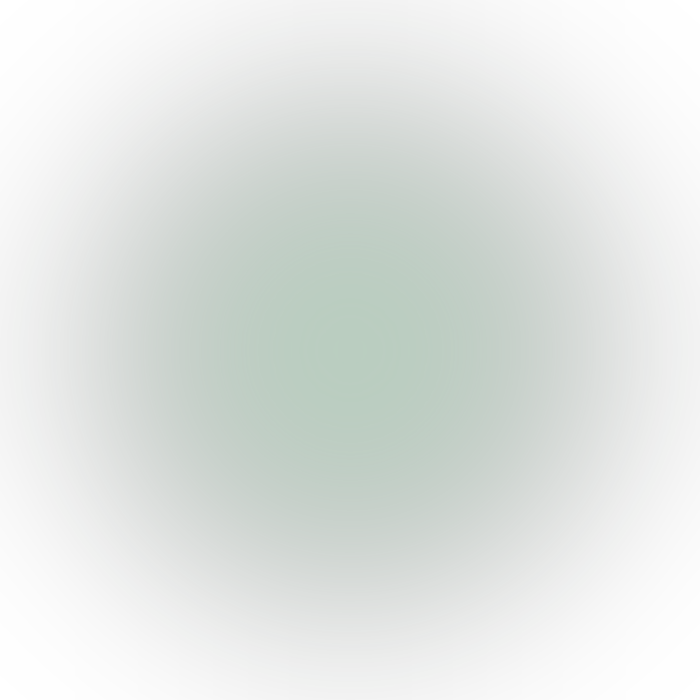
#> input picture pitch/assets/glow.png, 1400 x 1400 px (shown at 1/2 size)
$ python make_cover.py
#> lines starting #> are read from the running program, lines starting #| are printed output that depends on the picture
### pitch/deck_engine.py
"""Slide engine for the CareSphere pitch deck.

A slide is a list of primitives (rect / oval / line / text / image, all in inches).  Each deck is rendered twice
from the same description:
  * an editable PowerPoint via python-pptx, with the typefaces embedded (see embed_fonts.py), and
  * JPG previews via Pillow using the very same TTF files, so what you see here is what PowerPoint shows.

Design system (one family, one accent — everything matches the CareSphere app icon):
  type    Plus Jakarta Sans (ExtraBold display, Bold headlines, Regular body) + JetBrains Mono for code
  colour  icon navy gradient background, translucent white panels, the icon's mint-green as the only accent
"""
from __future__ import annotations

import math
import os
import re
from pathlib import Path

from lxml import etree
from PIL import Image, ImageDraw, ImageFilter, ImageFont
from pptx import Presentation
from pptx.dml.color import RGBColor
from pptx.enum.dml import MSO_LINE_DASH_STYLE
from pptx.enum.shapes import MSO_CONNECTOR, MSO_SHAPE
from pptx.enum.text import MSO_ANCHOR, MSO_AUTO_SIZE, PP_ALIGN
from pptx.oxml.ns import qn
from pptx.util import Emu, Inches, Pt

import embed_fonts

ROOT = Path(__file__).resolve().parent
ASSETS = ROOT / 'assets'
FONT_DIR = Path(os.environ.get('PITCH_FONT_DIR', ROOT / 'fonts'))

# weight → (TTF file, PowerPoint typeface name, PowerPoint bold flag)
FACES = {
    400: ('PlusJakartaSans-Regular.ttf', 'Plus Jakarta Sans', False),
    500: ('PlusJakartaSans-Medium.ttf', 'Plus Jakarta Sans Medium', False),
    700: ('PlusJakartaSans-Bold.ttf', 'Plus Jakarta Sans', True),
    800: ('PlusJakartaSans-ExtraBold.ttf', 'Plus Jakarta Sans ExtraBold', False),
    'mono': ('JetBrainsMono-Regular.ttf', 'JetBrains Mono', False),
}
EMBED = [
    {'typeface': 'Plus Jakarta Sans', 'regular': FONT_DIR / FACES[400][0], 'bold': FONT_DIR / FACES[700][0]},
    {'typeface': 'Plus Jakarta Sans Medium', 'regular': FONT_DIR / FACES[500][0]},
    {'typeface': 'Plus Jakarta Sans ExtraBold', 'regular': FONT_DIR / FACES[800][0]},
    {'typeface': 'JetBrains Mono', 'regular': FONT_DIR / FACES['mono'][0]},
]
ASCENT, DESCENT = 1.038, 0.222       # Plus Jakarta Sans hhea metrics (em), used to place baselines in previews
MONO_ASCENT, MONO_DESCENT = 1.02, 0.30

# ---------------------------------------------------------------- geometry
W, H = 13.333, 7.5          # 16:9 slide, inches
PX = 144                    # preview pixels per inch (1920 x 1080)
M = 0.8                     # outer margin
CW = W - 2 * M              # content width

# ---------------------------------------------------------------- palette (from the app icon: #0A1324 navy, #06E288 heart)
BG = '0B1733'               # gradient top
BG2 = '0F2659'              # gradient bottom
INK = '0A1324'              # icon navy — text on accent surfaces
WHITE = 'FFFFFF'
TEXT = 'D7E0F2'             # body
MUTED = '93A4C7'            # secondary
DIM = '5F7299'              # footers, sources
ACCENT = '06E288'           # the icon's heart — the only accent colour
LINE = 'FFFFFF'             # used with alpha for panel borders
PANEL_ALPHA = 0.06
PANEL_LINE_ALPHA = 0.10
# compatibility names for older slide code
PANEL = '15284F'
PANEL2 = '1A3160'
BORDER = '2B3F6B'
BORDER2 = '3A5287'
TEXT2 = TEXT
ACCENT_D = ACCENT
WARM = ACCENT
ROSE = MUTED
SKY = ACCENT
VIOLET = ACCENT
NAVY = INK

FOOTER_BRAND = 'CareSphere AI'

# slide transitions (PowerPoint 2010+ form with a plain ECMA-376 fallback; Keynote / Google Slides import both)
NS_MC = 'http://schemas.openxmlformats.org/markup-compatibility/2006'
NS_P14 = 'http://schemas.microsoft.com/office/powerpoint/2010/main'
TRANSITIONS = {
    'fade': dict(kind='fade', dur=600),
    'fade-black': dict(kind='fade', dur=900, thru_black=True),
    'push': dict(kind='push', dur=650, dir='l'),
    'wipe': dict(kind='wipe', dur=600, dir='r'),
    'none': None,
}


def rgb(hexstr):
    return tuple(int(hexstr[i:i + 2], 16) for i in (0, 2, 4))


# ------------------------------------------------------------------ text model
_font_cache: dict = {}


# [6 lines left out: function pil_font, not called in this run]


def _weight(st):
    return 700 if st.get('bold') and st.get('weight', 400) < 700 else st.get('weight', 400)


# [78 lines left out: functions parse_markup, norm_paras, run_width, layout_paras, not called in this run]


# --------------------------------------------------------------- slide model
class Slide:
    # [7 lines left out: function __init__, not called in this run]

    # primitives --------------------------------------------------------
    def rect(self, x, y, w, h, fill=None, line=None, lw=1.0, r=0.0, alpha=None, line_alpha=None, dash=False):
        self.items.append(('rect', dict(x=x, y=y, w=w, h=h, fill=fill, line=line, lw=lw, r=r, alpha=alpha,
                                        line_alpha=line_alpha, dash=dash)))

    def oval(self, x, y, w, h, fill=None, line=None, lw=1.0, alpha=None):
        self.items.append(('oval', dict(x=x, y=y, w=w, h=h, fill=fill, line=line, lw=lw, alpha=alpha)))

    def line(self, x1, y1, x2, y2, color=BORDER2, lw=1.0, arrow=False, dash=False, alpha=None):
        self.items.append(('line', dict(x1=x1, y1=y1, x2=x2, y2=y2, color=color, lw=lw, arrow=arrow, dash=dash, alpha=alpha)))

    # [44 lines left out: functions text, image, not called in this run]

    # composites --------------------------------------------------------
    def eyebrow(self, label, x=M, y=0.62, color=ACCENT):
        self.rect(x, y + 0.085, 0.28, 0.035, fill=color, r=0.0175)
        self.text(x + 0.4, y - 0.04, 6, 0.3, label.upper(), size=11.5, color=color, weight=700, tracking=1.6)

    # [7 lines left out: function header, not called in this run]

    def card(self, x, y, w, h, fill=WHITE, alpha=PANEL_ALPHA, line=LINE, line_alpha=PANEL_LINE_ALPHA, r=0.2, lw=0.75):
        self.rect(x, y, w, h, fill=fill, line=line, lw=lw, r=r, alpha=alpha, line_alpha=line_alpha)

    def bullets(self, x, y, w, h, items, size=19, color=TEXT, gap=8, strong=WHITE, lh=1.25):
        paras = [{'text': t, 'bullet': True, 'space_after': gap} for t in items]
        return self.text(x, y, w, h, paras, size=size, color=color, strong=strong, lh=lh)

    # [8 lines left out: function chip, not called in this run]

    def stat(self, x, y, w, number, label, size=88, color=WHITE, label_color=ACCENT, align='l'):
        self.text(x, y, w, size / 72 * 1.15, number, size=size, color=color, weight=800, align=align, anchor='t', lh=1.05, fit=False)
        self.text(x, y + size / 72 * 1.2, w, 0.9, label, size=20, color=label_color, weight=500, align=align, lh=1.25)


class Deck:
    # [87 lines left out: functions __init__, img_size, slide, _transition_for, write_pptx, _add_transition, not called in this run]

    @staticmethod
    def _no_shadow(shape):
        shape.shadow.inherit = False

    # [32 lines left out: functions _set_alpha, _pptx_shape, not called in this run]

    def _pptx_rect(self, sl, it):
        kind = MSO_SHAPE.ROUNDED_RECTANGLE if it['r'] else MSO_SHAPE.RECTANGLE
        self._pptx_shape(sl, kind, it)

    def _pptx_oval(self, sl, it):
        self._pptx_shape(sl, MSO_SHAPE.OVAL, it)

    # [135 lines left out: functions _pptx_line, _pptx_image, _pptx_text, _chrome_items, _footer_items, _background and 1 more, not called in this run]

    @staticmethod
    def _px(v):
        return int(round(v * PX))

    # [139 lines left out: functions _pil_rect, _pil_oval, _pil_line, _pil_image, _pil_text, not called in this run]

### pitch/make_cover.py
#!/usr/bin/env python3
"""Cover photo for the Congressional App Challenge portal ("Please include a cover photo from your app").

Portal spec: 3:4, ideally 600 x 800 px, JPEG, clear at small sizes — it is displayed in the Capitol for a year if the
app wins.  Rendered at 2x (1200 x 1600) from the same real assets as the deck (app icon, framed screenshot of the
running web app, vector shapes) and downsampled; no AI imagery.

Usage:  python3 make_cover.py   → cover/CareSphere_cover_600x800.jpg (+ a 1200x1600 version)
"""
from pathlib import Path

from PIL import Image, ImageDraw, ImageFont

from deck_engine import ACCENT, ASSETS, BG, BG2, FACES, FONT_DIR, MUTED, TEXT, WHITE, rgb

ROOT = Path(__file__).resolve().parent
OUT = ROOT / 'cover'
W, H = 1200, 1600          # 2x render of the 600 x 800 target


def font(px, weight=400):
    return ImageFont.truetype(str(FONT_DIR / FACES[weight][0]), px)


def gradient(w, h):
#> called with w = 1200, h = 1600
    c0, c1 = rgb(BG), rgb(BG2)
    g = Image.new('RGB', (1, h))
    for y in range(h):
        t = y / (h - 1)
        g.putpixel((0, y), tuple(int(c0[i] + (c1[i] - c0[i]) * t) for i in range(3)))
    return g.resize((w, h)).convert('RGBA')


def centered(d, y, text, f, fill):
    w = d.textlength(text, font=f)
    d.text(((W - w) / 2, y), text, font=f, fill=fill)


def main():
    OUT.mkdir(exist_ok=True)
    im = gradient(W, H)
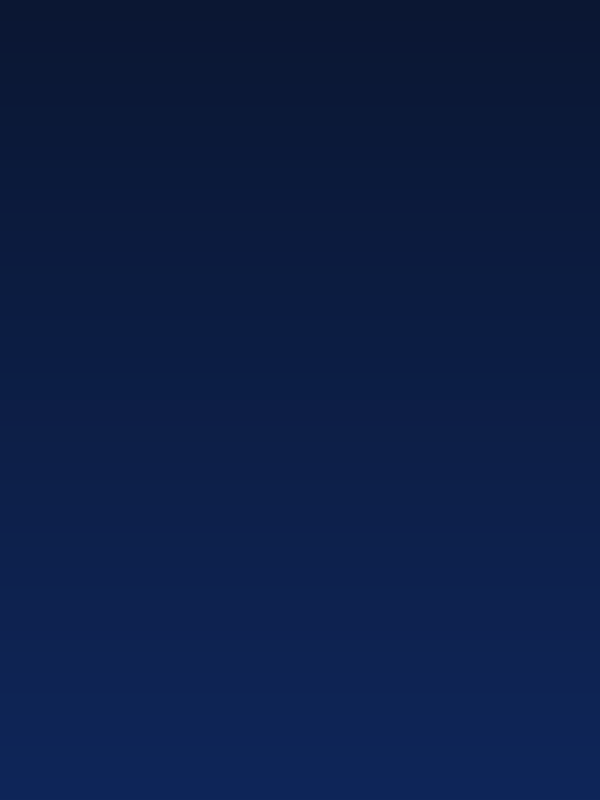
#> im: PIL image 1200x1600 RGBA (shown at 1/2 size); mean R, G, B, A 12.5, 30, 69.5, 255

    glow = Image.open(ASSETS / 'glow.png').convert('RGBA').resize((1500, 1500), Image.LANCZOS)
    im.alpha_composite(glow, (W // 2 - 750, -820))
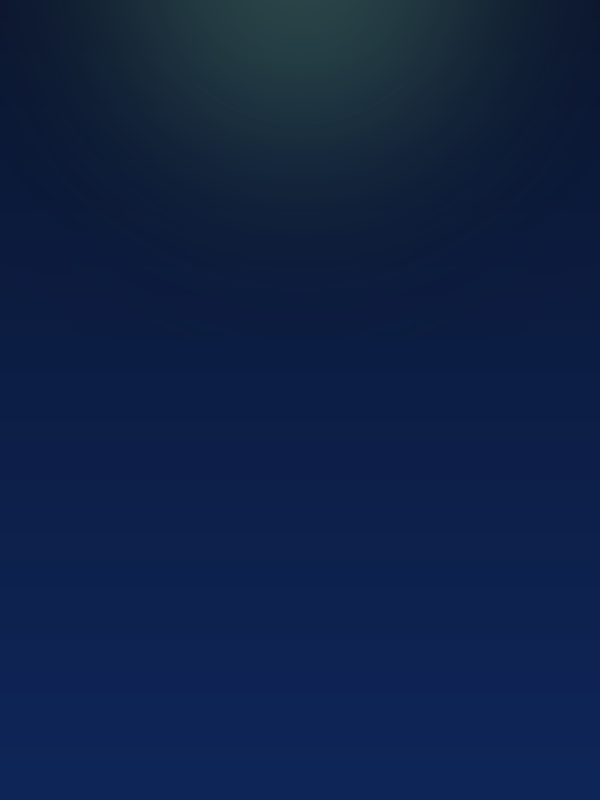
#> im: PIL image 1200x1600 RGBA (shown at 1/2 size); mean R, G, B, A 15.1, 33.5, 69.6, 255

#> (the run stopped early here; a loop or call above may not have finished)
